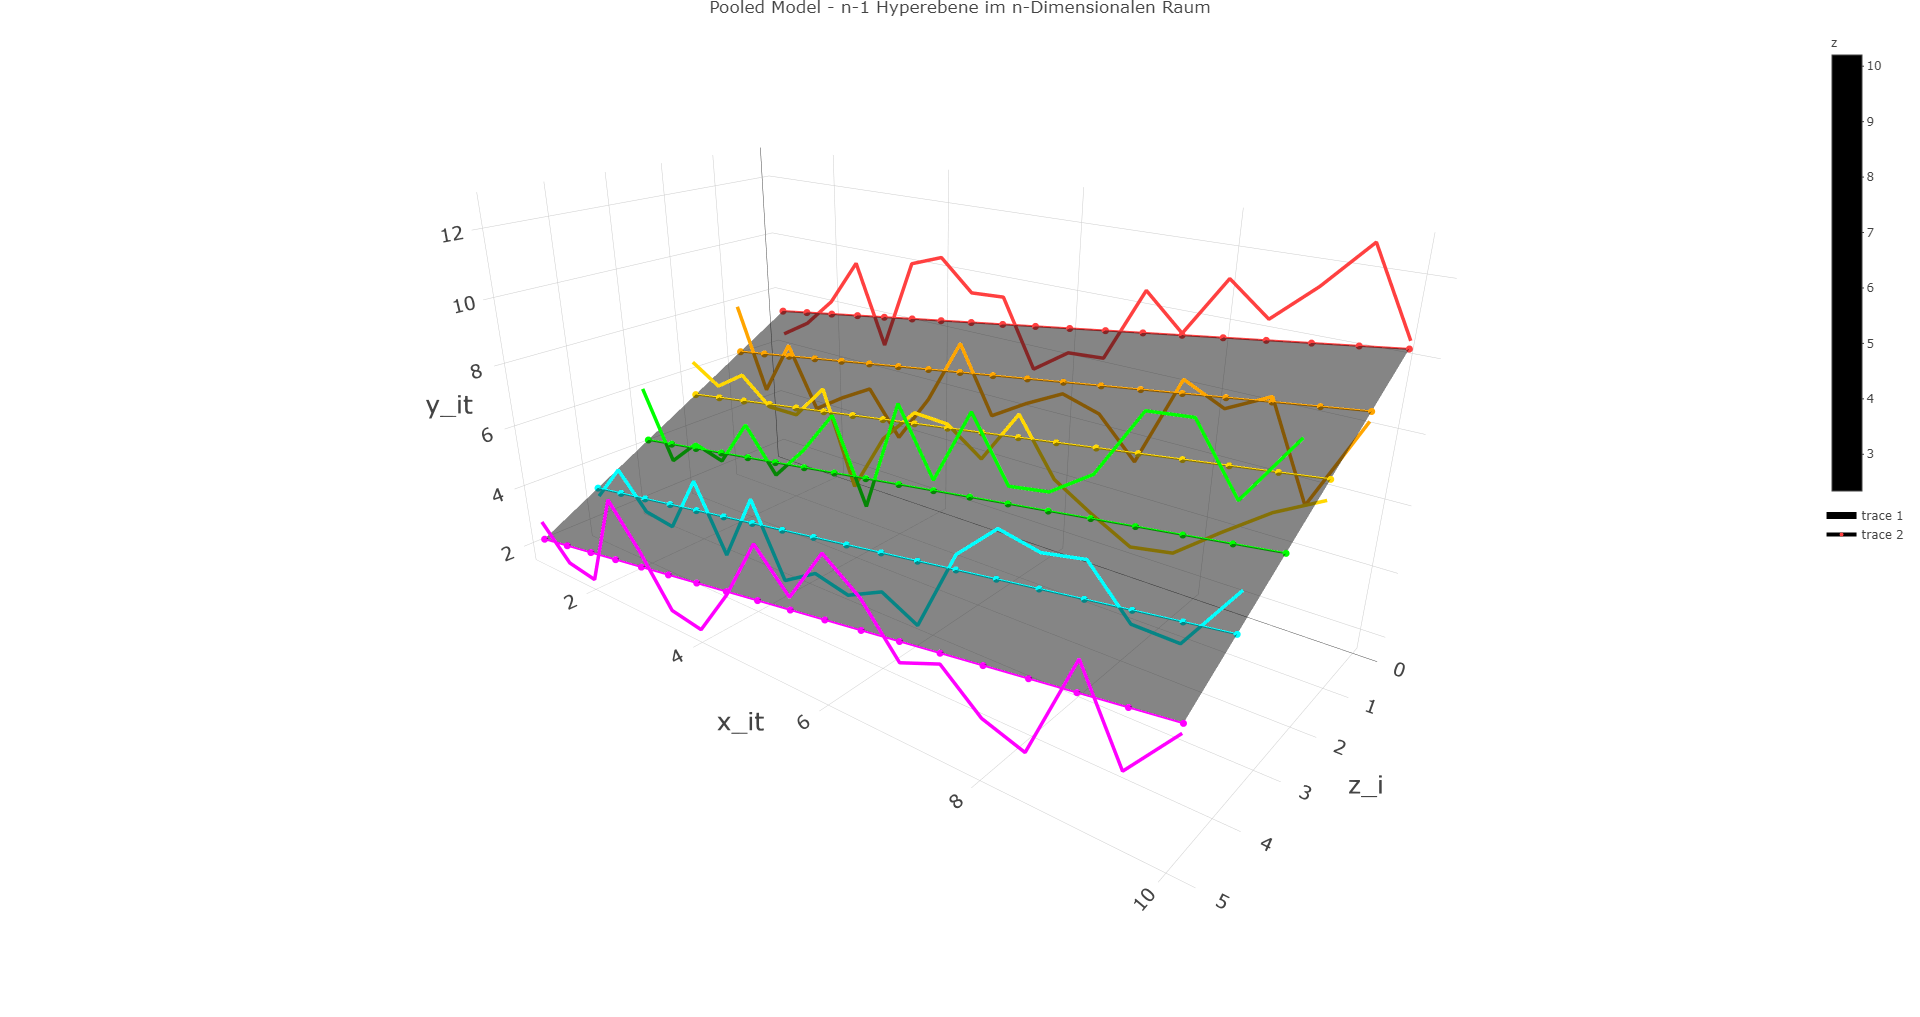

Here is the R script that generated this plot:
# plot a pooled model with plotly

imsbasics::clc()
library(dplyr)
library(plotly)
library(plm)


# data for time lines
x_range <- seq(0,5)
y_range <- seq(1,10,0.5)
pal <- c("brown1", "orange", "gold", "green", "cyan", "magenta")

set.seed(1)
empty_row <- data.frame(x = NA, y = NA, z = NA, col = NA)
df <- empty_row
for (i in x_range) {
  my_df <- expand.grid(y = y_range, x = i)
  my_df <- my_df[,c(2,1)]
  my_df$z <- (2 + max(x_range) - i) + runif(length(y_range),-2,2) + runif(1,0,0.5)*my_df$y
  my_df$col <- rep(pal[i+1], length(y_range))
  df <- rbind(df, my_df, empty_row)
  rm(my_df)
}


# create the pooled model based on the data
df$dummy_x <- df$x; df$dummy_y <- df$y # create dummy x & y (copy of x & y) for plm -> x&y = index / dummies = independent variables
plm_pooled <- plm(z ~ dummy_x + dummy_y, data = df[!is.na(df$x),], model = "pooling", effect = "individual")
coefs <- coef(plm_pooled)
print(coefs)



# create data for surface
z <- matrix(predict(plm_pooled), ncol = length(x_range))

# add surface data to df (for plotting lines)
z_modeled <- numeric()
for (i in 1:ncol(z)) {
  z_modeled <- c(z_modeled, NA, z[,i])
}
z_modeled <- c(z_modeled, NA)
df$z_modeled <- z_modeled




p1 <- plot_ly() %>%
  add_surface(x = ~x_range,
              y = ~y_range,
              z = ~z,
              opacity = 0.5,
              colorscale = list(c(0, 1), c("black", "black"))) %>%
  add_trace(inherit = FALSE,
            data = df, x = ~x, y = ~y, z =~z,
            type = 'scatter3d',
            mode = "lines", # 'lines+markers',
            color = I(df$col),
            line = list(width = 7)) %>%
  add_trace(inherit = FALSE,
            data = df, x = ~x, y = ~y, z =~z_modeled,
            type = 'scatter3d',
            mode = "lines + markers", # 'lines+markers',
            color = I(df$col),
            line = list(width = 4),
            marker = list(size = 4)) %>%
  layout(title = "Pooled Model - n-1 Hyperebene im n-Dimensionalen Raum",
         scene = list(xaxis = list(title = "z_i", titlefont = list(size = 25), tickfont = list(size = 15)),
                      yaxis = list(title = "x_it", titlefont = list(size = 25), tickfont = list(size = 15)),
                      zaxis = list(title = "y_it", titlefont = list(size = 25), tickfont = list(size = 15)),
                      aspectmode = "manual",
                      aspectratio = list(x=0.5, y=1, z=0.5),
                      camera = list(eye = list(x = 1, y = 0.8, z = 0.5),
                                    # up = list(x = 0, y = 0, z = 1)
                                    center = list(x = 0, y = 0, z = -0.1))
         )
  )

print(p1)
